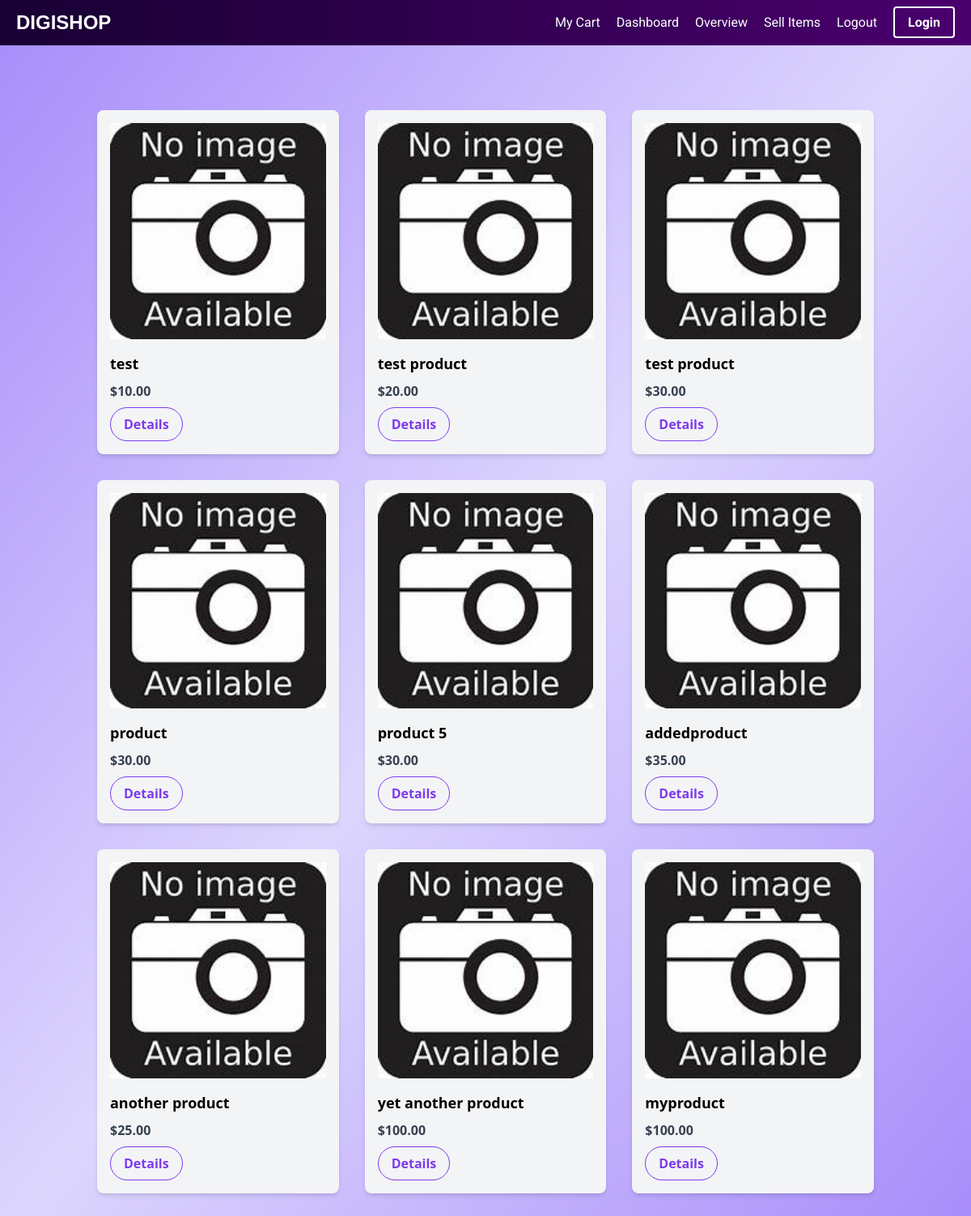
Page /products on the committed database.
### shop/models.py (models this page shows, shortened)
class Product(models.Model):
    name = models.CharField(max_length=100)
    description = models.TextField()
    price = models.DecimalField(max_digits=10, decimal_places=2)
    seller = models.ForeignKey(User, on_delete=models.CASCADE)
    created_at = models.DateTimeField(auto_now_add=True)
    image = models.ImageField(upload_to='product_images/', null=True, blank=True)

### shop/views.py (the view)
# urls.py: path('products', views.product_list, name='product_list'),  # No trailing slash
def product_list(request):
    products = Product.objects.all()
    return render(request, 'shop/product_list.html', {'products': products})

### shop/templates/shop/product_list.html (shortened to what this page needs)
{% extends 'shop/base.html' %}
{% load static %}
{% block content %}
<!DOCTYPE html>
<html lang="en">
<head>
    <link href="https://cdn.jsdelivr.net/npm/tailwindcss@2.2.19/dist/tailwind.min.css" rel="stylesheet">
</head>
<body class="bg-gradient-to-br from-purple-400 via-purple-200 to-purple-400">
    <div class="container mx-auto px-4 py-8">
        <div class="grid grid-cols-1 sm:grid-cols-2 lg:grid-cols-3 gap-8">
            {% for product in products %}
            <div class="bg-gray-100 rounded-lg shadow-md p-4 transition duration-500 hover:bg-black hover:text-white">
                <img src="{% if product.image %}{{ product.image.url }}{% else %}{% static 'images/th.jpeg' %}{% endif %}" alt="{{ product.name }}" class="mb-4 w-full h-auto object-cover object-center">
                <h2 class="text-lg font-semibold mb-2">{{ product.name }}</h2>
                <p class="text-gray-700 font-bold hover:text-white">${{ product.price }}</p>
                <a href="{% url 'product_details' product.id %}" class="inline-block bg-transparent border border-purple-600 text-purple-600 font-semibold py-2 px-4 rounded-full mt-2 hover:bg-purple-600 hover:text-white">Details</a>
            </div>
            {% endfor %}
        </div>
    </div>
</body>
</html>
{% endblock %}

### shop/templates/shop/base.html (shortened to what this page needs)
<!DOCTYPE html>
<html lang="en">
<head>
    <link href="https://cdn.jsdelivr.net/npm/tailwindcss@2.2.19/dist/tailwind.min.css" rel="stylesheet">
</head>
<body>
    <nav class="navbar">
        <div class="navbar-brand" style="font-family: 'Arial Black', sans-serif;">
            <a href="{% url 'product_list' %}">DIGISHOP</a>
        </div>
        <div class="navbar-links">
            <ul>
                <li><a href="{% url 'my_cart' %}">My Cart</a></li>
                <li><a href="{% if request.user.is_authenticated %}
                                {% url 'dashboard' %}
                            {% else %}
                                {% url 'login' %}
                            {% endif %}">Dashboard</a></li>
                <li><a href="#">Overview</a></li>
                <li><a href="{% if request.user.is_authenticated %}
                                {% url 'sell_item' %}
                            {% else %}
                                {% url 'login' %}
                            {% endif %}">Sell Items</a></li>
                <li><a href="{% url 'logout' %}">Logout</a></li>
            </ul>
        </div>
        <div class="navbar-user">
            {% if request.user.is_authenticated %}
                <a href="{% url 'profile_page' %}">Welcome, {{ request.user.username }}</a>
            {% else %}
                <a href="{% url 'login' %}">Login</a>
            {% endif %}
        </div>
    </nav>
    <div class="container mx-auto px-4 py-8">
        {% block content %}{% endblock %}
    </div>
</body>
</html>

### shop/templates/shop/base.html (style rules this page uses)
.navbar { background: linear-gradient(to right, #180033, #4b006e); color: white; padding: 10px 20px; display: flex; justify-content: space-between; align-items: center; font-family: 'Roboto', sans-serif; }
.navbar-brand { font-size: 1.5rem; font-weight: bold; text-decoration: none; color: white; transition: all 0.3s ease; }
.navbar-links { display: flex; align-items: center; justify-content: flex-end; flex-grow: 1; }
.navbar-links ul { list-style-type: none; margin: 0; padding: 0; display: flex; align-items: center; }
.navbar-links ul li { margin-right: 20px; }
.navbar-links ul li a { color: white; text-decoration: none; transition: all 0.3s ease; }
.navbar-user a { color: white; text-decoration: none; font-weight: bold; padding: 8px 16px; border: 2px solid white; border-radius: 4px; transition: all 0.3s ease; }

### rows in the picture
Product: name (picture), name "test", price "10.00"
Product: name "test product", price "20.00"
Product: name "test product", price "30.00"
Product: name "product", price "30.00"
Product: name "product 5", price "30.00"
Product: name "addedproduct", price "35.00"
Product: name "another product", price "25.00"
Product: name "yet another product", price "100.00"
Product: name "myproduct", price "100.00"
